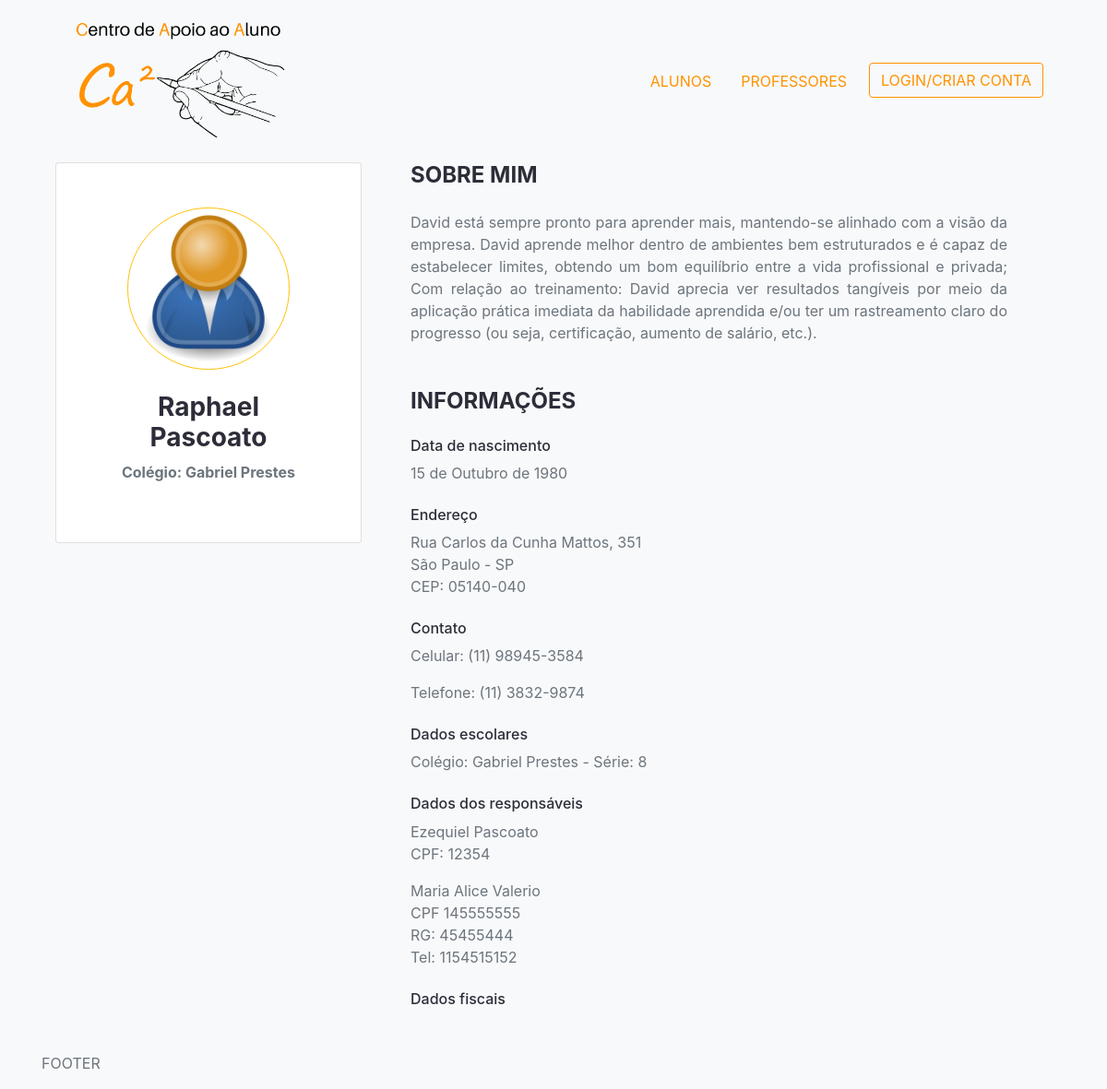
The page /alunos/aluno/1ec0b86d-3bbb-40ec-9a7a-b099ee9d80d7 on the database its author committed.
### alunos/models.py (models this page shows, shortened)
class Aluno(models.Model):
    nome = models.CharField(max_length=200, blank=True, null=True)
    imagem_perfil = models.ImageField(
        null=True, blank=True, upload_to='alunos/', default='professores/user-default.png')
    data_nascimento = models.DateField(blank=True, null=True)
    perfil = models.TextField(blank=True, null=True)
    celular = models.CharField(max_length=200, blank=True, null=True)
    telefone = models.CharField(max_length=200, blank=True, null=True)
    colegio = models.CharField(max_length=200, blank=True, null=True)
    serie  = models.CharField(max_length=200, blank=True, null=True)
    dados_responsavel_1  = models.TextField(blank=True, null=True)
    dados_responsavel_2  = models.TextField(blank=True, null=True)
    dados_nf = models.TextField(blank=True, null=True)
    endereco = models.TextField(blank=True, null=True)
    created = models.DateTimeField(auto_now_add=True)
    id = models.UUIDField(default=uuid.uuid4, unique=True,
                          primary_key=True, editable=False)

### alunos/views.py (the view)
# urls.py: path('aluno/<str:pk>', views.aluno, name="aluno"),
def aluno(request, pk):
    aluno = Aluno.objects.get(id=pk)
    content = {
        'aluno': aluno,
    }
    return render(request, 'alunos/profile.html', content)

### alunos/templates/alunos/profile.html (shortened to what this page needs)
{% extends "main.html" %}
{% block content %}
<div class="container">
  <div class="row">
    <div class="col-md-12 col-lg-4 mb-5">
      <div class="card text-center mr-2">
        <div class="card-body p-5">
          <img class="rounded-circle border border-warning w-75" src="{{aluno.imagem_perfil.url}}" />
          <h3 class="text-dark font-weight-bold mt-4">{{aluno.nome}}</h3>
          <p class="font-weight-bolder">Colégio: {{aluno.colegio}}</p>
        </div>
      </div>
    </div>
    <div class="col pr-5">
      <div class="container mb-5">
        <h4 class="text-uppercase mb-4 font-weight-bold text-dark">Sobre Mim</h4>
        <p class="text-justify"> {{aluno.perfil}}
        </p>
      </div>
      <div class="container pr-0">
        <h4 class="text-uppercase mb-4 font-weight-bold text-dark">Informações</h4>
        <div class="container px-0 mb-5">
          <div class="container mb-4 px-0">
            <h6 class="text-dark">Data de nascimento</h6>
            <p>{{aluno.data_nascimento}}</p>
          </div>
          <div class="container mb-4 px-0">
            <h6 class="text-dark">Endereço</h6>
            <p>{{aluno.endereco|linebreaksbr}}</p>
          </div>
          <div class="container mb-4 px-0">
            <h6 class="text-dark">Contato</h6>
            <p>Celular: {{aluno.celular}}</p>
            <p>Telefone: {{aluno.telefone}}</p>
          </div>
          <div class="container mb-4 px-0">
            <h6 class="text-dark">Dados escolares</h6>
            <p>Colégio: {{aluno.colegio}} -
              Série: {{aluno.serie}}</p>
          </div>
          <div class="container mb-4 px-0">
            <h6 class="text-dark">Dados dos responsáveis</h6>
            <p>{{aluno.dados_responsavel_1|linebreaksbr}}</p>
            <p>{{aluno.dados_responsavel_2|linebreaksbr}}</p>
          </div>
          <div class="container mb-4 px-0">
            <h6 class="text-dark">Dados fiscais</h6>
          </div>
        </div>
      </div>
    </div>
  </div>
</div>
{% endblock content %}

### static/styles/main.css (style rules this page uses)
.text-dark { color: #2d2d39 !important; }

### rows shown on the page
Aluno: imagem_perfil (placeholder picture), nome "Raphael Pascoato", colegio "Gabriel Prestes", perfil "David está sempre pronto para aprender mais, mantendo-se alinhado com a visão da empresa. David aprende melhor dentro de ambientes bem estruturados e é capaz de estabelecer limites, obtendo um bom equilíbrio entre a vida profissional e privada; Com relação ao treinamento: David aprecia ver resultados tangíveis por meio da aplicação prática imediata da habilidade aprendida e/ou ter um rastreamento claro do progresso (ou seja, certificação, aumento de salário, etc.).", data_nascimento "15 de Outubro de 1980", endereco "Rua Carlos da Cunha Mattos, 351 São Paulo - SP CEP: 05140-040", celular "(11) 98945-3584", telefone "(11) 3832-9874", serie "8", dados_responsavel_1 "Ezequiel Pascoato CPF: 12354", dados_responsavel_2 "Maria Alice Valerio CPF 145555555 RG: 45455444 Tel: 1154515152"
